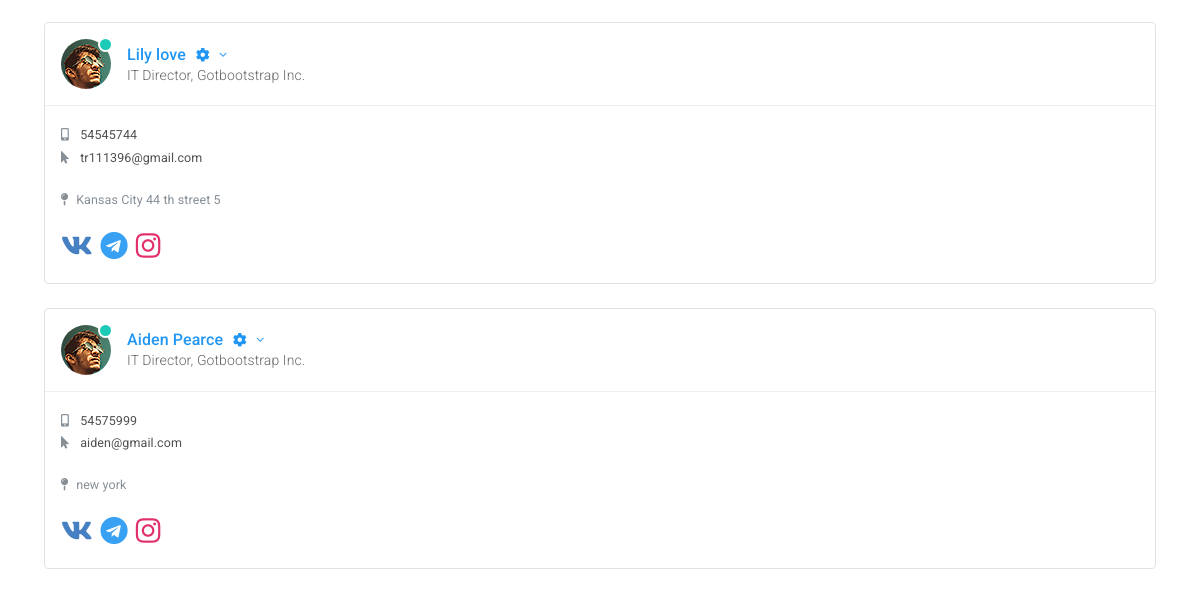
/tested1.php (lower part), run on an earlier commit of the app's database.
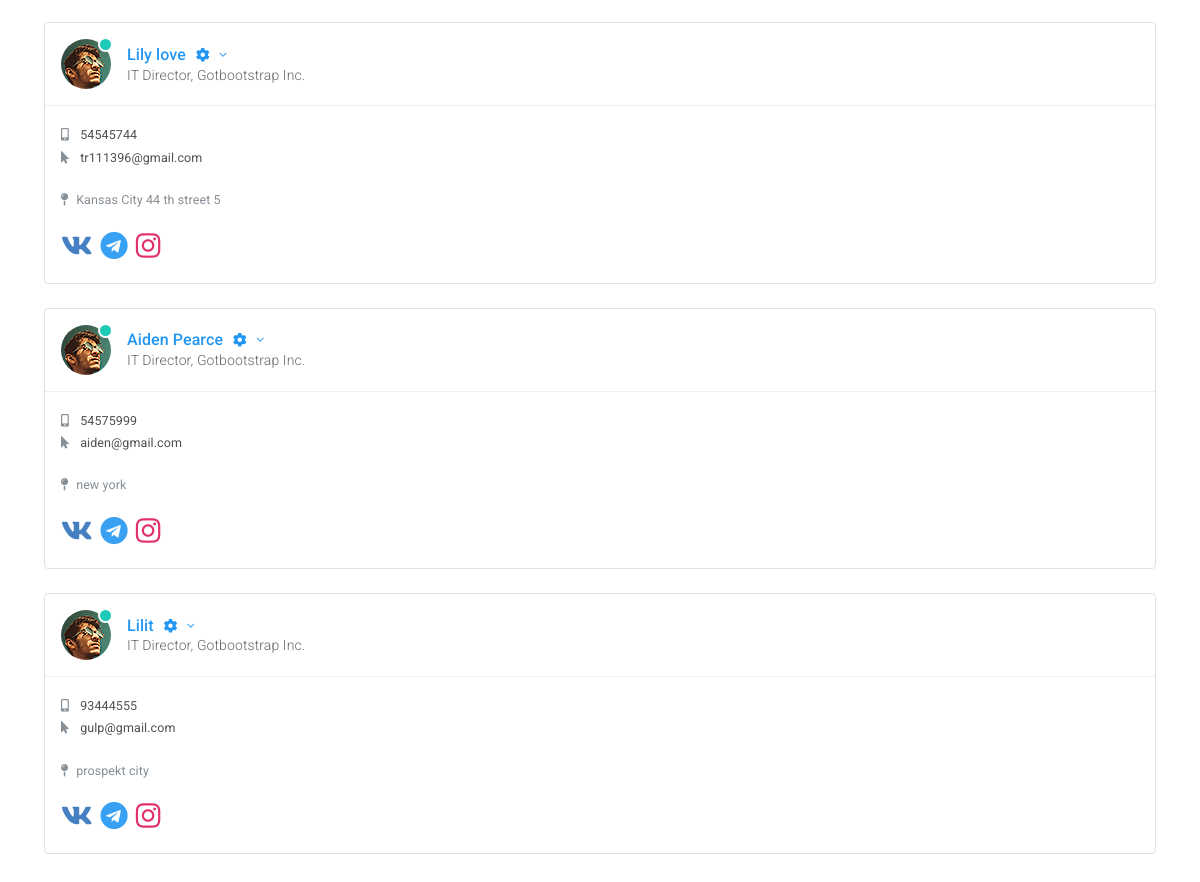
And on a later commit of the database.
### tables this page shows
CREATE TABLE `users` (
  `id` int NOT NULL,
  `username` varchar(30) DEFAULT NULL,
  `job_title` varchar(30) DEFAULT NULL,
  `phone_number` int DEFAULT NULL,
  `address` varchar(30) DEFAULT NULL,
  `email` varchar(30) DEFAULT NULL,
  `password` varchar(35) DEFAULT NULL,
  `status_id` int DEFAULT NULL,
  `social_vk` varchar(200) DEFAULT NULL,
  `social_telegram` varchar(200) DEFAULT NULL,
  `social_instagram` varchar(200) DEFAULT NULL,
  `image` varchar(250) DEFAULT NULL
);

### components/mainComponent.php (called while the page is built, shortened)
<?php
$servername = "localhost";
$username = "root";
$password = "root";
$dbname = "address_book";
$pdo = new PDO("mysql:host=$servername;dbname=$dbname", $username, $password);
function getUsers()
{
    global $pdo;
    $sql = "SELECT * FROM users";
    $statemnt = $pdo->prepare($sql);
    $statemnt->execute();
    return $statemnt->fetchAll(PDO::FETCH_OBJ);
}

### tested1.php (the view, shortened to what this page needs)
<? require_once "components/mainComponent.php" ?>
<?php $users=getUsers(); ?>
<!DOCTYPE html>
<html lang="en">
<head>
    <link id="vendorsbundle" rel="stylesheet" media="screen, print" href="public/css/vendors.bundle.css">
    <link id="appbundle" rel="stylesheet" media="screen, print" href="public/css/app.bundle.css">
    <link id="myskin" rel="stylesheet" media="screen, print" href="public/css/skins/skin-master.css">
    <link rel="stylesheet" media="screen, print" href="public/css/fa-solid.css">
    <link rel="stylesheet" media="screen, print" href="public/css/fa-brands.css">
    <link rel="stylesheet" media="screen, print" href="public/css/fa-regular.css">
</head>
<body>
<main id="js-page-content" role="main" class="page-content">
        <?foreach ($users as $user):?>
        <div class="col-xl-4">
            <div id="c_1" class="card border shadow-0 mb-g shadow-sm-hover" data-filter-tags="oliver kopyov">
                <div class="card-body border-faded border-top-0 border-left-0 border-right-0 rounded-top">
                    <div class="d-flex flex-row align-items-center">
                            <span class="status status-success mr-3">
                                <span class="rounded-circle profile-image d-block " style="background-image:url('img/demo/avatars/avatar-b.png'); background-size: cover;"></span>
                            </span>
                        <div class="info-card-text flex-1">
                            <a href="javascript:void(0);" class="fs-xl text-truncate text-truncate-lg text-info" data-toggle="dropdown" aria-expanded="false">
                                <?= $user->username ?>
                                <i class="fal fas fa-cog fa-fw d-inline-block ml-1 fs-md"></i>
                                <i class="fal fa-angle-down d-inline-block ml-1 fs-md"></i>
                            </a>
                            <span class="text-truncate text-truncate-xl">IT Director, Gotbootstrap Inc.</span>
                        </div>
                    </div>
                </div>
                <div class="card-body p-0 collapse show">
                    <div class="p-3">
                        <a href="tel:+13174562564" class="mt-1 d-block fs-sm fw-400 text-dark">
                            <i class="fas fa-mobile-alt text-muted mr-2"></i> <?= $user->phone_number ?></a>
                        <a href="mailto:oliver.kopyov@smartadminwebapp.com" class="mt-1 d-block fs-sm fw-400 text-dark">
                            <i class="fas fa-mouse-pointer text-muted mr-2"></i> <?= $user->email ?></a>
                        <address class="fs-sm fw-400 mt-4 text-muted">
                            <i class="fas fa-map-pin mr-2"></i><?= $user->address?> </address>
                        <div class="d-flex flex-row">
                            <a href="<?= $user->social_vk ?>" class="mr-2 fs-xxl" style="color:#4680C2">
                                <i class="fab fa-vk"></i>
                            </a>
                            <a href="<?= $user->social_telegram ?>" class="mr-2 fs-xxl" style="color:#38A1F3">
                                <i class="fab fa-telegram"></i>
                            </a>
                            <a href="<?= $user->social_instagram ?>" class="mr-2 fs-xxl" style="color:#E1306C">
                                <i class="fab fa-instagram"></i>
                            </a>
                        </div>
                    </div>
                </div>
            </div>
        </div>
    <?endforeach;?>
</main>
</body>
</html>

### public/css/fa-brands.css (style rules this page uses)
.fab { font-family:'Font Awesome 5 Brands';font-weight:400 }

What changed in the data, as far as the page shows it:
added users: username "Lilit", phone_number "93444555", email "gulp@gmail.com", address "prospekt city"
